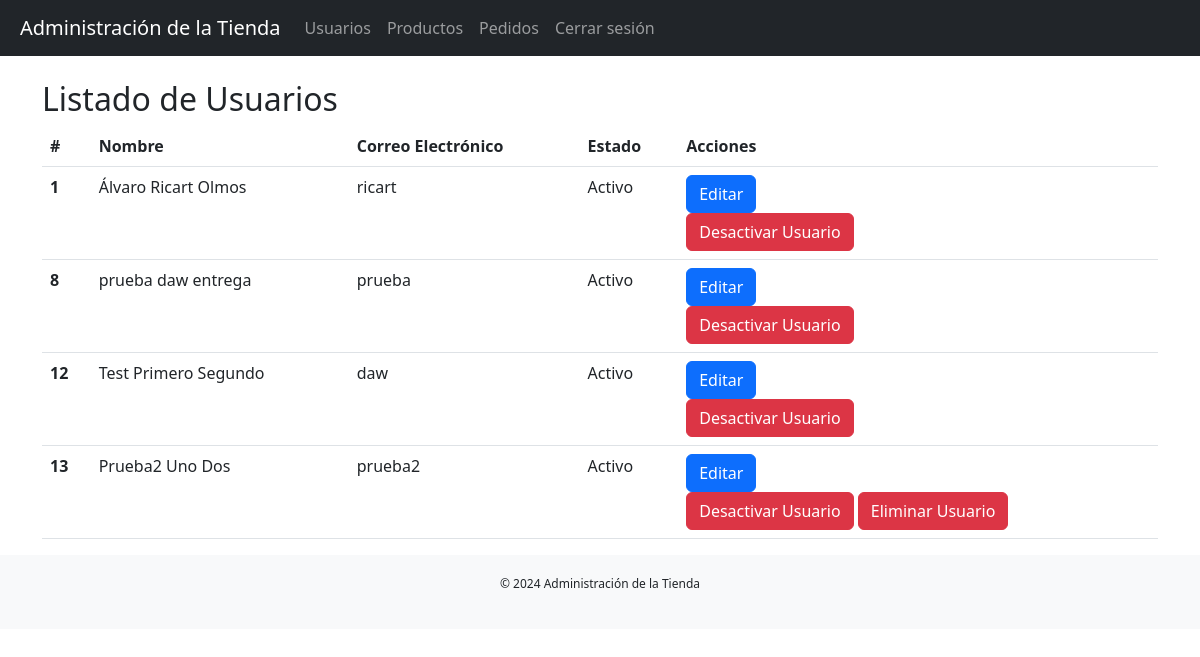
The page /proyecto3/admin/usuarios.php (signed in) on the database its author committed.
### tables this page shows
CREATE TABLE `usuarios` (
  `codigo` int(11) NOT NULL AUTO_INCREMENT,
  `activo` int(11) DEFAULT NULL,
  `admin` int(11) DEFAULT NULL,
  `usuario` varchar(32) DEFAULT NULL,
  `clave` varchar(32) DEFAULT NULL,
  `nombre` varchar(64) DEFAULT NULL,
  `apellidos` varchar(128) DEFAULT NULL,
  `domicilio` varchar(128) DEFAULT NULL,
  `poblacion` varchar(64) DEFAULT NULL,
  `provincia` varchar(32) DEFAULT NULL,
  `cp` char(5) DEFAULT NULL,
  `telefono` char(9) DEFAULT NULL,
  `tarjeta` char(16) DEFAULT NULL,
  PRIMARY KEY (`codigo`),
  UNIQUE KEY `usuario` (`usuario`)
);

### proyecto3/admin/usuarios.php (the view, shortened to what this page needs)
<?php
$conn = conectar();
$sql = "SELECT * FROM usuarios";
$result = mysqli_query($conn, $sql);
?>
<!DOCTYPE html>
<html lang="es">
<head>
    <link rel="stylesheet" href="../estilo/styles.css">
    <link href="https://cdn.jsdelivr.net/npm/bootstrap@5.3.0-alpha1/dist/css/bootstrap.min.css" rel="stylesheet">
</head>
<body>
    <?php include '../includes/header.php'; ?>
    <div class="container mt-4">
        <h2>Listado de Usuarios</h2>
        <table class="table">
            <thead>
                <tr>
                    <th scope="col">#</th>
                    <th scope="col">Nombre</th>
                    <th scope="col">Correo Electrónico</th>
                    <th scope="col">Estado</th>
                    <th scope="col">Acciones</th>
                </tr>
            </thead>
            <tbody>
                <?php while ($row = mysqli_fetch_assoc($result)) { ?>
                <tr>
                    <th scope="row"><?php echo $row['codigo']; ?></th>
                    <td><?php echo $row['nombre'] . ' ' . $row['apellidos']; ?></td>
                    <td><?php echo $row['usuario']; ?></td>
                    <td><?php echo $row['activo'] ? 'Activo' : 'Inactivo'; ?></td>
                    <td>
                    <form action="editar_usuario.php" method="POST">
                            <button type="submit" class="btn btn-primary">Editar</button>
                        </form>
                        <?php if ($row['activo']) { ?>
                            <a href="cambiar_estado_usuario.php?codigo=<?php echo $row['codigo']; ?>&estado=0" class="btn btn-danger">Desactivar Usuario</a>
                        <?php } else { ?>
                            <a href="cambiar_estado_usuario.php?codigo=<?php echo $row['codigo']; ?>&estado=1" class="btn btn-success">Activar Usuario</a>
                        <?php } ?>
                        <?php
                            $pedido_sql = "SELECT * FROM pedidos WHERE persona = '{$row['codigo']}'";
                            $pedido_result = mysqli_query($conn, $pedido_sql);
                            if (mysqli_num_rows($pedido_result) == 0) { ?>
                                <a href="eliminar_usuario.php?codigo=<?php echo $row['codigo']; ?>" class="btn btn-danger">Eliminar Usuario</a>
                        <?php } ?>
                    </td>
                </tr>
                <?php } ?>
            </tbody>
        </table>
    </div>
    <?php include '../includes/footer.php'; ?>
</body>
</html>

### proyecto3/estilo/styles.css (style rules this page uses)
body { font-family: Arial, sans-serif; }
.container { margin-top: 40px; }
.btn-danger { background-color: #dc3545; color: #fff; border-color: #dc3545; }

### rows shown on the page
usuarios: codigo "1", nombre "Álvaro", apellidos "Ricart Olmos", usuario "ricart", activo "Activo"
usuarios: codigo "8", nombre "prueba", apellidos "daw entrega", usuario "prueba", activo "Activo"
usuarios: codigo "12", nombre "Test", apellidos "Primero Segundo", usuario "daw", activo "Activo"
usuarios: codigo "13", nombre "Prueba2", apellidos "Uno Dos", usuario "prueba2", activo "Activo"
